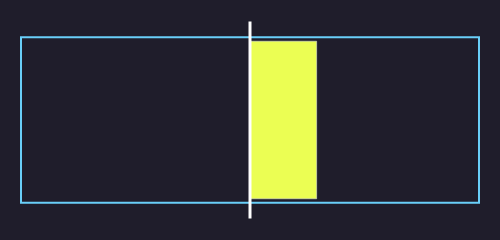

Write notebook code for a chart like this one.
### Code cell
import plotly.graph_objects as go

player = df_grouped.iloc[-2]

def plot_Over_xPass(player):
    color = 'red' if player.perf < 0 else 'green'
    fig = go.Figure(data=[
        go.Bar(
            x=[player.perf], 
            y=[0],
            orientation='h',
            marker=dict(
                color='rgba(235, 254, 83, 1)'
                ),
        )
    ])

    fig.add_shape(type="rect",
        x0=-2, y0=0.42, x1=2, y1=-0.42,
        line=dict(color='rgba(105, 207, 249, 1)'),
        # fillcolor = 'rgba(105, 207, 249, 1)',
        layer = 'below'
    )

    fig.add_shape(type="line",
        xref="x", yref="y",
        x0=0, y0=0.5, x1=0, y1=-0.5,
        line=dict(
            color="white",
            width=3,
        ),
    )

    fig.update_layout(
        showlegend=False,
        autosize=True,
        margin=dict(l=20, r=20, t=20, b=20),
        width=500,
        height=100,
        plot_bgcolor = 'rgba(31, 29, 43, 1)' ,
        paper_bgcolor = 'rgba(31, 29, 43, 1)' 
        )

    fig.update_xaxes(showgrid=False, zeroline = False, visible = False)
    fig.update_yaxes(showgrid=False, zeroline = False, visible = False)

    return fig

plot_Over_xPass(player)

### Figure 1 — Plotly figure (JSON) as saved in the notebook; plotly's stock layout.template omitted (floating-point values rounded to 4 significant figures)
{"data": [{"marker": {"color": "rgba(235, 254, 83, 1)"}, "orientation": "h", "type": "bar", "x": [0.5822], "y": [0]}], "layout": {"autosize": true, "height": 100, "margin": {"b": 20, "l": 20, "r": 20, "t": 20}, "paper_bgcolor": "rgba(31, 29, 43, 1)", "plot_bgcolor": "rgba(31, 29, 43, 1)", "shapes": [{"layer": "below", "line": {"color": "rgba(105, 207, 249, 1)"}, "type": "rect", "x0": -2, "x1": 2, "y0": 0.42, "y1": -0.42}, {"line": {"color": "white", "width": 3}, "type": "line", "x0": 0, "x1": 0, "xref": "x", "y0": 0.5, "y1": -0.5, "yref": "y"}], "showlegend": false, "width": 500, "xaxis": {"showgrid": false, "visible": false, "zeroline": false}, "yaxis": {"showgrid": false, "visible": false, "zeroline": false}}}
